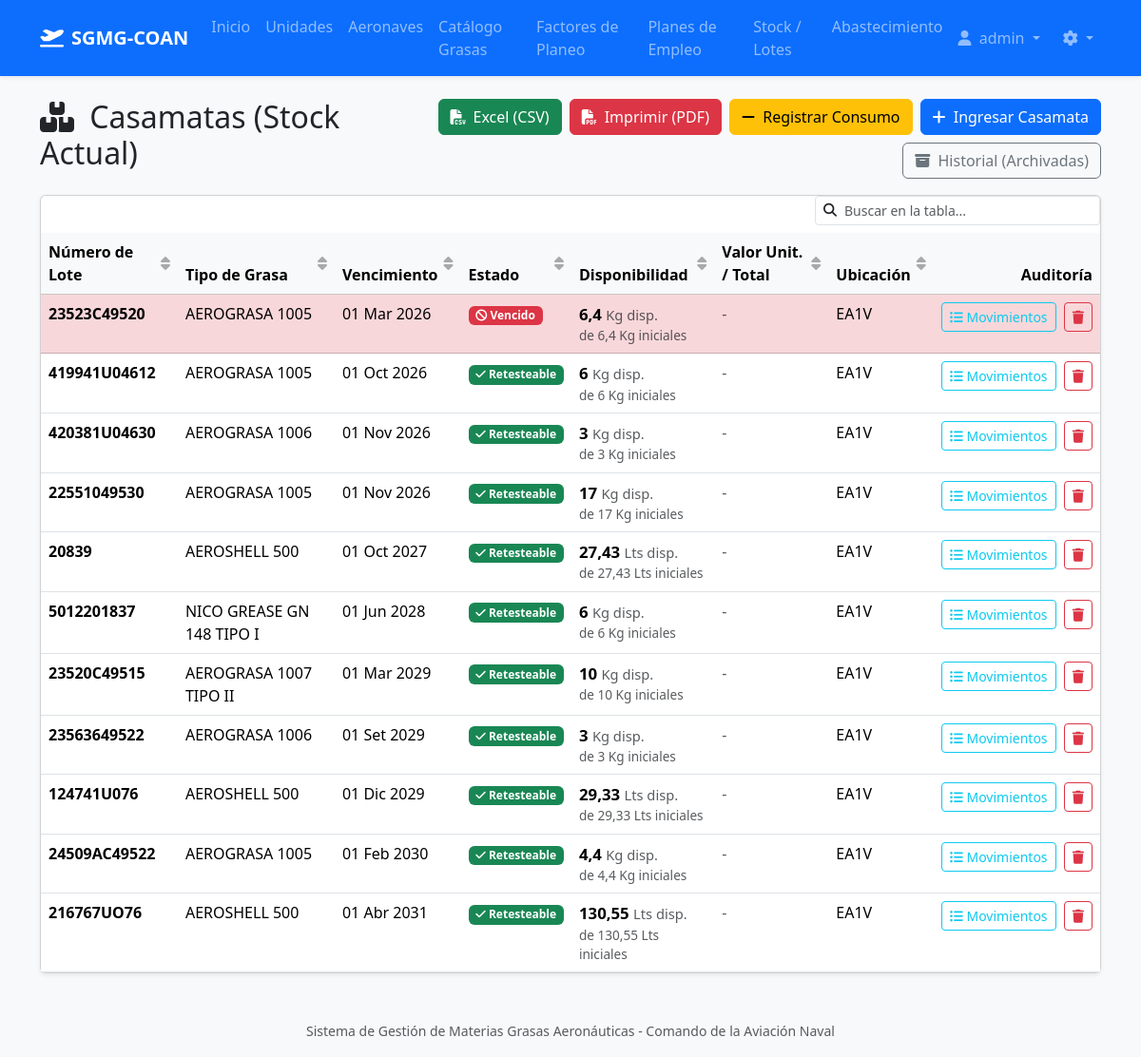
/stock/ (signed in), run on an earlier commit of the app's database.
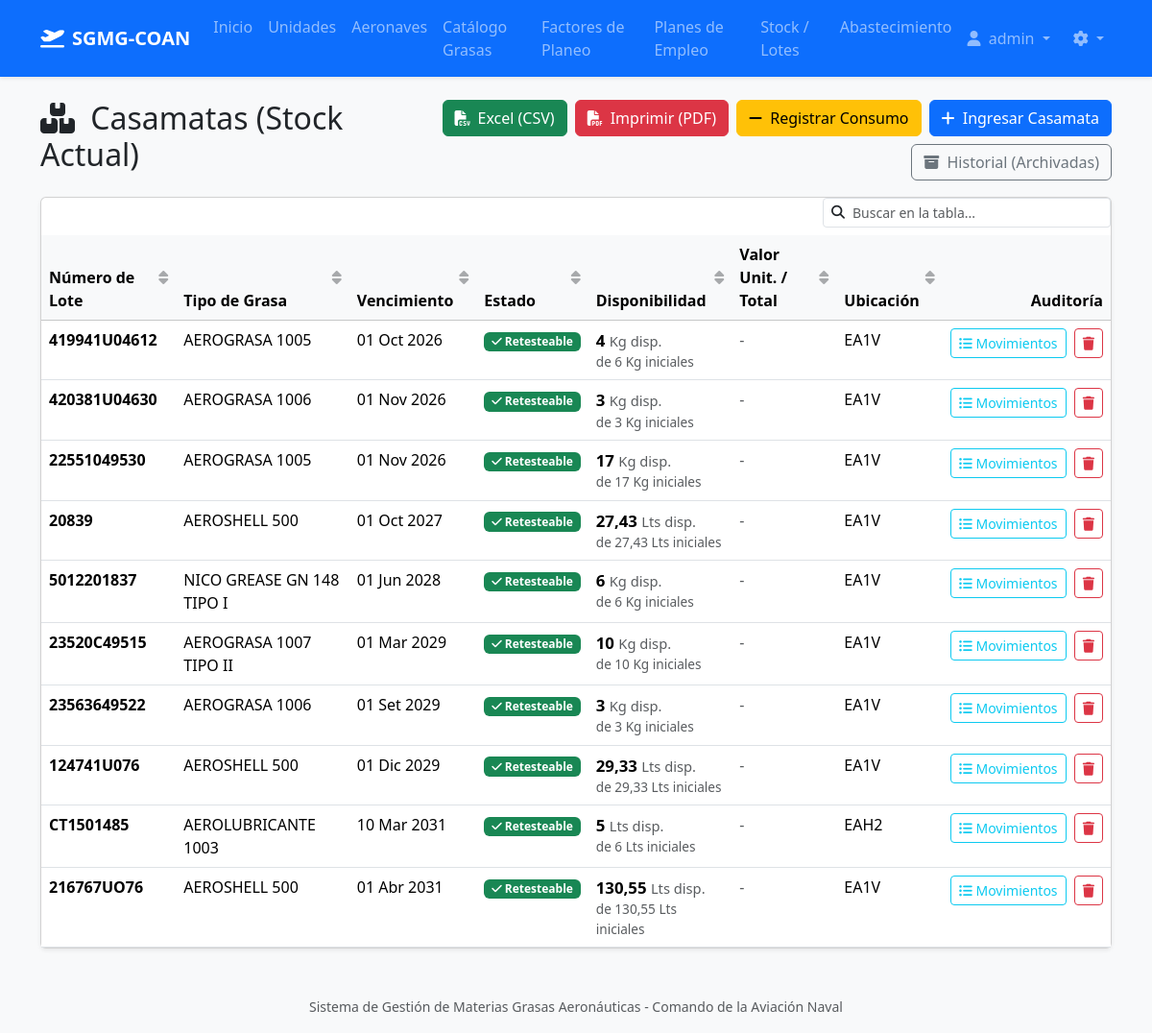
And on a later commit of the database.
### core/models.py (models this page shows, shortened)
class GreaseBatch(models.Model):
    STATUS_CHOICES = [
        ('SERVICEABLE', 'Retesteable'),
        ('NEAR_EXPIRATION', 'Próximo a Vencer'),
        ('EXPIRED', 'Vencido'),
        ('PENDING_RETEST', 'Retesteando...'),
    ]
    grease_type = models.ForeignKey(GreaseType, on_delete=models.CASCADE, related_name="batches", verbose_name="Tipo de Grasa")
    batch_number = models.CharField(max_length=100, verbose_name="Número de Lote")
    manufacturing_date = models.DateField(verbose_name="Fecha de Fabricación")
    expiration_date = models.DateField(verbose_name="Fecha de Vencimiento")
    initial_quantity = models.DecimalField(max_digits=10, decimal_places=2, verbose_name="Cantidad Inicial")
    available_quantity = models.DecimalField(max_digits=10, decimal_places=2, verbose_name="Cantidad Disponible")
    unit_price = models.DecimalField(max_digits=14, decimal_places=6, verbose_name="Costo Unitario Real ($)", blank=True, null=True, help_text="Costo real calculado por unidad (Kg/L).")
    storage_location = models.CharField(max_length=100, verbose_name="Ubicación (Almacén/Unidad)")
    status = models.CharField(max_length=30, choices=STATUS_CHOICES, default='SERVICEABLE', verbose_name="Estado")
    can_be_retested = models.BooleanField(default=True, verbose_name="¿Admite retesteo futuro?", help_text="Indica si este lote puede ser sometido a un nuevo retesteo cuando venza.")
    is_archived = models.BooleanField(default=False, verbose_name="¿Archivado (Historial)?")
    class Meta:
        verbose_name = "Casamata"
        verbose_name_plural = "Casamatas"
        unique_together = ('grease_type', 'batch_number')

class GreaseType(models.Model):
    unidad = models.CharField(max_length=50, verbose_name="UNIDAD")
    presentacion = models.DecimalField(max_digits=10, decimal_places=2, verbose_name="PRESENTACIÓN")
    nomenclatura = models.CharField(max_length=150, verbose_name="NOMENCLATURA")
    nne_nsn = models.CharField(max_length=100, verbose_name="N.N.E. / N.S.N.", blank=True, null=True)
    sibys = models.CharField(max_length=100, verbose_name="SIBYS", blank=True, null=True)
    nato = models.CharField(max_length=100, verbose_name="NATO", blank=True, null=True)
    normas_mil_otras = models.CharField(max_length=200, verbose_name="NORMAS MIL / OTRAS", blank=True, null=True)
    shelf_life_months = models.PositiveIntegerField(verbose_name="Vida Útil Total (Meses)")
    recertification_allowed = models.BooleanField(default=False, verbose_name="Permite Re-certificación")
    minimum_stock = models.DecimalField(max_digits=10, decimal_places=2, default=0, verbose_name="Stock Mínimo Permanente", help_text="Punto de pedido. El sistema enviará alertas si el stock cae por debajo de esta cantidad.")
    class Meta:
        verbose_name = "Tipo de Grasa / Aceite"
        verbose_name_plural = "Tipos de Grasas / Aceites"
        unique_together = ('nomenclatura', 'presentacion', 'normas_mil_otras')

### core/views.py (the view, shortened to what this page needs)
# urls.py: path('stock/', views.GreaseBatchListView.as_view(), name='batch_list'),
class GreaseBatchListView(LoginRequiredMixin, ListView):
    model = GreaseBatch
    template_name = 'core/greasebatch_list.html'
    context_object_name = 'batches'
    ordering = ['expiration_date']
    def get_queryset(self):
        update_batch_statuses()
        qs = super().get_queryset().filter(is_archived=False)
        user = self.request.user
        return qs.order_by('expiration_date')

### core/services.py (called while the page is built)
def update_batch_statuses():
    today = timezone.now().date()
    warning_date = today + timedelta(days=180) # 6 months warning
    GreaseBatch.objects.filter(
        expiration_date__lte=today,
        status__in=['SERVICEABLE', 'NEAR_EXPIRATION']
    ).update(status='EXPIRED')
    GreaseBatch.objects.filter(
        expiration_date__gt=today,
        expiration_date__lte=warning_date,
        status__in=['SERVICEABLE', 'EXPIRED'] # Added EXPIRED here to catch retests that are now near expiration
    ).update(status='NEAR_EXPIRATION')
    GreaseBatch.objects.filter(
        expiration_date__gt=warning_date,
        status__in=['EXPIRED', 'NEAR_EXPIRATION']
    ).update(status='SERVICEABLE')

### core/templatetags/core_filters.py (called while the page is built)
@register.filter
def smart_number(value):
    try:
        if isinstance(value, Decimal):
            d = value.normalize()
            return int(d) if d == d.to_integral() else d
        f_val = float(value)
        if f_val.is_integer():
            return int(f_val)
        return f_val
    except (ValueError, TypeError):
        return value

### core/templates/core/greasebatch_list.html (shortened to what the changed rows need)
{% extends 'base.html' %}
{% load core_filters %}
{% block content %}
<div class="d-flex justify-content-between align-items-center mt-4 mb-3">
    <h2><i class="fa-solid fa-boxes-stacked me-2"></i> Casamatas (Stock Actual)</h2>
</div>
<div class="card shadow-sm">
    <div class="card-body p-0">
        <table class="table table-hover mb-0">
            <thead class="table-light">
                <tr>
                    <th>Número de Lote</th>
                    <th>Tipo de Grasa</th>
                    <th>Vencimiento</th>
                    <th>Estado</th>
                    <th>Disponibilidad</th>
                    <th>Valor Unit. / Total</th>
                    <th>Ubicación</th>
                    <th class="text-end">Auditoría</th>
                </tr>
            </thead>
            <tbody>
                {% for batch in batches %}
                <tr class="{% if batch.available_quantity <= 0 %}table-secondary text-muted{% elif batch.status == 'EXPIRED' %}table-danger{% elif batch.status == 'NEAR_EXPIRATION' %}table-warning{% elif batch.status == 'PENDING_RETEST' %}table-info{% endif %}">
                    <td><strong>{{ batch.batch_number }}</strong></td>
                    <td>{{ batch.grease_type.nomenclatura }}</td>
                    <td data-sort="{{ batch.expiration_date|date:'Y-m-d' }}">{{ batch.expiration_date|date:"d M Y" }}</td>
                    <td>
                        {% if batch.available_quantity <= 0 %}
                            <span class="badge bg-secondary"><i class="fa-solid fa-box-open"></i> Sin Stock</span>
                        {% elif batch.status == 'SERVICEABLE' %}
                            <span class="badge bg-success"><i class="fa-solid fa-check"></i> Retesteable</span>
                        {% elif batch.status == 'NEAR_EXPIRATION' %}
                            <span class="badge bg-warning text-dark"><i class="fa-solid fa-triangle-exclamation"></i> Próx. a vencer</span>
                        {% elif batch.status == 'EXPIRED' %}
                            <span class="badge bg-danger"><i class="fa-solid fa-ban"></i> Vencido</span>
                        {% elif batch.status == 'PENDING_RETEST' %}
                            <span class="badge bg-info text-dark"><i class="fa-solid fa-flask-vial"></i> Retesteando...</span>
                        {% else %}
                            <span class="badge bg-secondary">{{ batch.get_status_display }}</span>
                        {% endif %}
                    </td>
                    <td>
                        <div class="d-flex flex-column">
                            <span class="fw-bold" style="font-size: 1.05em;">
                                {{ batch.available_quantity|smart_number }} <small class="text-muted fw-normal">{{ batch.grease_type.unidad }} disp.</small>
                            </span>
                            <span class="text-muted" style="font-size: 0.85em;">
                                de {{ batch.initial_quantity|smart_number }} {{ batch.grease_type.unidad }} iniciales
                            </span>
                        </div>
                    </td>
                    <td>
                        {% if batch.unit_price %}
                            <small class="text-muted">${{ batch.unit_price|floatformat:2 }} c/u</small><br>
                            <strong>${{ batch.get_total_value|floatformat:2 }}</strong>
                        {% else %}
                            <span class="text-muted">-</span>
                        {% endif %}
                    </td>
                    <td>{{ batch.storage_location }}</td>
                    <td class="text-end text-nowrap">
                        <a href="{% url 'batch_detail' batch.id %}" class="btn btn-sm btn-outline-info"><i class="fa-solid fa-list-ul"></i> Movimientos</a>
                        {% if user.is_staff or 'Logistica' in user.groups.all|join:',' or 'Administrador' in user.groups.all|join:',' %}
                        <a href="{% url 'batch_delete' batch.id %}" class="btn btn-sm btn-outline-danger ms-1" title="Eliminar"><i class="fa-solid fa-trash"></i></a>
                        {% endif %}
                    </td>
                </tr>
                {% empty %}
                <tr>
                    <td colspan="7" class="text-center py-4 text-muted">No hay casamatas registradas en stock.</td>
                </tr>
                {% endfor %}
            </tbody>
        </table>
    </div>
</div>
{% endblock %}

What changed in the data, as far as the page shows it:
no longer on this page (row edited): GreaseBatch: batch_number "23523C49520", grease_type.nomenclatura "AEROGRASA 1005", expiration_date "01 Mar 2026", status "EXPIRED" (drawn), available_quantity|smart_number "6,4", grease_type.unidad "Kg", initial_quantity|smart_number "6,4", storage_location "EA1V"
no longer on this page (row edited): GreaseBatch: batch_number "24509AC49522", grease_type.nomenclatura "AEROGRASA 1005", expiration_date "01 Feb 2030", status "SERVICEABLE" (drawn), available_quantity|smart_number "4,4", grease_type.unidad "Kg", initial_quantity|smart_number "4,4", storage_location "EA1V"
changed GreaseBatch "01 Oct 2026": available_quantity|smart_number "6" → "4"
added GreaseBatch: batch_number "CT1501485", grease_type.nomenclatura "AEROLUBRICANTE 1003", expiration_date "10 Mar 2031", status "SERVICEABLE" (drawn), available_quantity|smart_number "5", grease_type.unidad "Lts", initial_quantity|smart_number "6", storage_location "EAH2"
